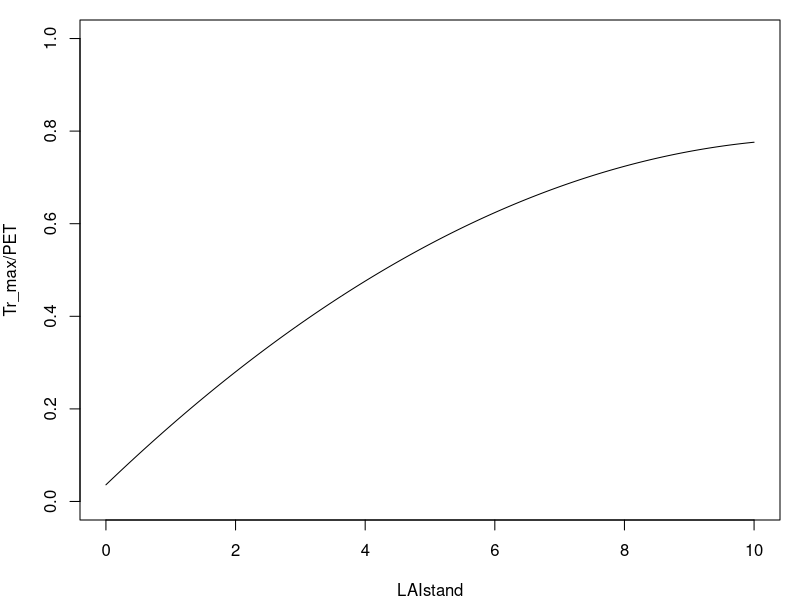

Here is the R script that generated this plot: (Note: this script raises an error after producing the figure.)
## ---- chunk 1
par(mar=c(4,4,1,1))
LAIc = seq(0,10, by=0.01)
TmaxPET = -0.006*(LAIc^2) + 0.134*LAIc + 0.036
plot(LAIc, TmaxPET, type="l", ylab="Tr_max/PET", xlab="LAIstand", ylim=c(0,1))
## ---- chunk 2
par(mar=c(4,4,1,1))
x = seq(-10, 0, by=0.01)
plot(-x ,unlist(lapply(x,hydraulics_psi2K,-2.0,3.0)), type="l", ylab="K (relative conductance)", xlim=c(0,10), ylim=c(0,1),xlab="Soil water potential (-MPa)", frame=FALSE)
lines(-x, unlist(lapply(x,hydraulics_psi2K,-3.0,3.0)), lty=2)
lines(-x, unlist(lapply(x,hydraulics_psi2K,-4.0,3.0)), lty=3)
lines(-x, unlist(lapply(x,hydraulics_psi2K,-5.0,3.0)), lty=4)
legend("topright", lty=1:4, col=c(rep("black",4)), 
       legend = paste("Psi_extract = ", c(-2.0,-3.0,-4.0, -5.0), "MPa"), bty="n", cex=0.8)
abline(h=50, col="gray", lwd=2)
